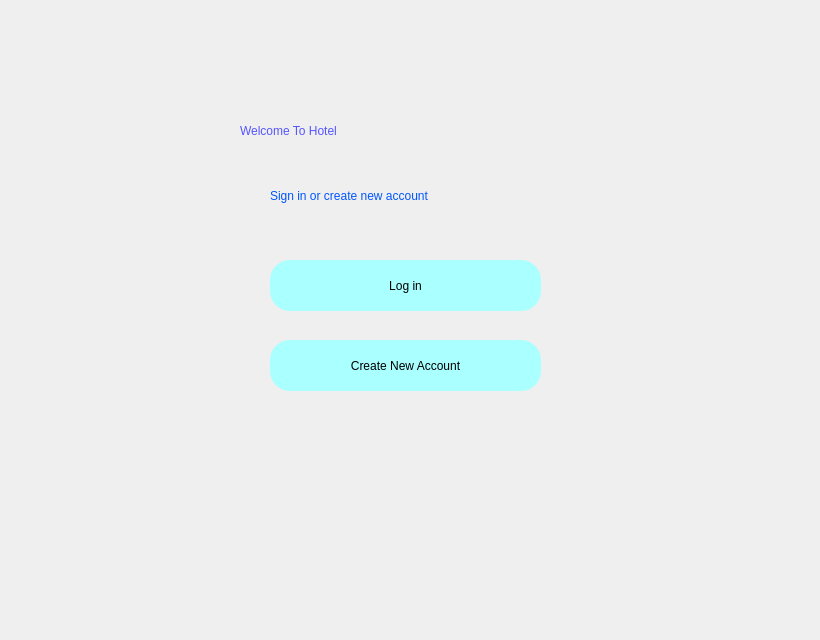
<?xml version="1.0" encoding="UTF-8"?>
<ui version="4.0">
 <class>Dialog</class>
 <widget class="QDialog" name="Dialog">
  <property name="geometry">
   <rect>
    <x>0</x>
    <y>0</y>
    <width>820</width>
    <height>640</height>
   </rect>
  </property>
  <property name="windowTitle">
   <string>Dialog</string>
  </property>
  <widget class="QWidget" name="widget" native="true">
   <property name="geometry">
    <rect>
     <x>0</x>
     <y>0</y>
     <width>831</width>
     <height>641</height>
    </rect>
   </property>
   <property name="styleSheet">
    <string notr="true">QWidget#widget{
                    background-color: qlineargradient(spread:pad, x1:0.352826, y1:0.398, x2:0.715975, y2:0.892, stop:0
                    rgba(0, 255, 255, 255), stop:1 rgba(0, 170, 255, 255))
                    }
                </string>
   </property>
   <widget class="QLabel" name="label">
    <property name="geometry">
     <rect>
      <x>240</x>
      <y>100</y>
      <width>401</width>
      <height>61</height>
     </rect>
    </property>
    <property name="styleSheet">
     <string notr="true">font: 26pt &quot;MS Shell Dlg 2&quot;;
                        color:rgb(85, 85, 255)
                    </string>
    </property>
    <property name="text">
     <string>Welcome To Hotel</string>
    </property>
   </widget>
   <widget class="QLabel" name="label_2">
    <property name="geometry">
     <rect>
      <x>270</x>
      <y>180</y>
      <width>281</width>
      <height>31</height>
     </rect>
    </property>
    <property name="styleSheet">
     <string notr="true">font: 12pt &quot;MS Shell Dlg 2&quot;;
                        color:rgb(0, 85, 255)
                    </string>
    </property>
    <property name="text">
     <string>Sign in or create new account</string>
    </property>
   </widget>
   <widget class="QPushButton" name="login">
    <property name="geometry">
     <rect>
      <x>270</x>
      <y>260</y>
      <width>271</width>
      <height>51</height>
     </rect>
    </property>
    <property name="styleSheet">
     <string notr="true">border-radius:20px;
                        font: 14pt &quot;MS Shell Dlg 2&quot;;
                        background-color:rgb(170, 255, 255);
                        color:rgb(0, 0, 0)
                    </string>
    </property>
    <property name="text">
     <string>Log in</string>
    </property>
   </widget>
   <widget class="QPushButton" name="create_new_account">
    <property name="geometry">
     <rect>
      <x>270</x>
      <y>340</y>
      <width>271</width>
      <height>51</height>
     </rect>
    </property>
    <property name="styleSheet">
     <string notr="true">border-radius:20px;
                        font: 14pt &quot;MS Shell Dlg 2&quot;;
                        background-color:rgb(170, 255, 255);
                        color:rgb(0, 0, 0)
                    </string>
    </property>
    <property name="text">
     <string>Create New Account</string>
    </property>
   </widget>
  </widget>
 </widget>
 <resources/>
 <connections/>
</ui>
